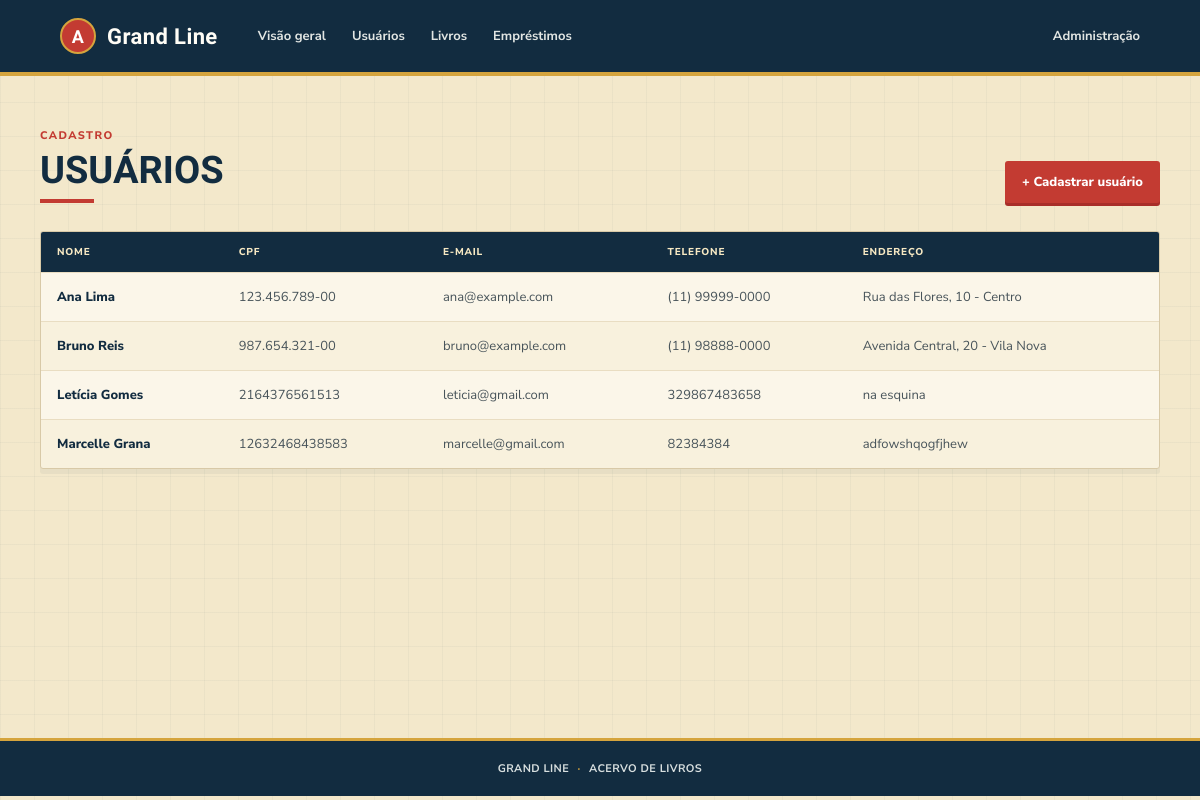
Screenshot of /usuarios/ with the database file from the repository.
### usuarios/models.py (models this page shows, shortened)
class Usuario(models.Model):
	nome = models.CharField('nome', max_length=150)
	cpf = models.CharField('CPF', max_length=14, unique=True)
	email = models.EmailField('e-mail')
	telefone = models.CharField('telefone', max_length=25)
	endereco = models.CharField('endereço', max_length=255)
	class Meta:
		ordering = ['nome']
		verbose_name = 'usuário'
		verbose_name_plural = 'usuários'

### usuarios/views.py (the view)
# urls.py: path('', UsuarioListView.as_view(), name='lista'),
class UsuarioListView(ListView):
	model = Usuario
	template_name = 'usuarios/lista.html'
	context_object_name = 'usuarios'

### templates/usuarios/lista.html (shortened to what this page needs)
{% extends 'base.html' %}
{% block content %}
<section class="page-heading"><div><p class="eyebrow">CADASTRO</p><h1>Usuários</h1></div><a class="button button-primary" href="{% url 'usuarios:novo' %}">+ Cadastrar usuário</a></section>
<div class="table-wrap"><table><thead><tr><th>Nome</th><th>CPF</th><th>E-mail</th><th>Telefone</th><th>Endereço</th></tr></thead><tbody>
{% for usuario in usuarios %}<tr><td class="primary-cell">{{ usuario.nome }}</td><td>{{ usuario.cpf }}</td><td>{{ usuario.email }}</td><td>{{ usuario.telefone }}</td><td>{{ usuario.endereco }}</td></tr>
{% empty %}<tr><td colspan="5" class="empty-state">Nenhum usuário cadastrado.</td></tr>{% endfor %}
</tbody></table></div>
{% endblock %}

### static/css/style.css (style rules this page uses)
:root { color-scheme: light; --ink: #192631; --muted: #63717a; --line: #d8c9a7; --paper: #f3e8cb; --canvas: #fbf6e9; --white: #fffdf6; --navy: #122c40; --navy-soft: #244a60; --red: #c33b32; --red-dark: #a82e29; --gold: #d5a43d; --gold-soft: #f3e4b9; --sea: #3b8190; --sea-soft: #d9ece9; --serif: 'Barlow Condensed', 'Arial Narrow', sans-serif; --sans: 'Nunito Sans', 'Segoe UI', sans-serif; }
* { box-sizing: border-box; }
body { margin: 0; background-color: var(--paper); background-image: linear-gradient(rgba(18, 44, 64, .035) 1px, transparent 1px), linear-gradient(90deg, rgba(18, 44, 64, .035) 1px, transparent 1px); background-size: 34px 34px; color: var(--ink); font-family: var(--sans); font-size: 15px; }
a { color: inherit; text-decoration: none; }
.page-heading, .section-heading { display: flex; align-items: end; justify-content: space-between; gap: 20px; margin-bottom: 28px; }
.eyebrow { margin: 0 0 8px; color: var(--red); font-size: 11px; letter-spacing: 1.4px; font-weight: 800; }
h1, h2 { margin: 0; font-family: var(--serif); font-weight: 700; text-transform: uppercase; }
h1 { font-size: 38px; line-height: 1.05; color: var(--navy); }
.page-heading > div:first-child { position: relative; padding-bottom: 12px; }
.page-heading > div:first-child::after { position: absolute; bottom: 0; left: 0; width: 54px; height: 4px; background: var(--red); content: ''; }
.button { min-height: 42px; padding: 0 16px; display: inline-flex; align-items: center; justify-content: center; border: 1px solid transparent; border-radius: 3px; font: 800 13px var(--sans); cursor: pointer; }
.button-primary { background: var(--red); color: white; box-shadow: 0 3px 0 var(--red-dark); }
.table-wrap { overflow-x: auto; background: var(--canvas); border: 1px solid var(--line); border-radius: 3px; box-shadow: 0 5px 0 rgba(18, 44, 64, .05); }
table { width: 100%; border-collapse: collapse; text-align: left; }
th { padding: 13px 16px; color: #f6e8c2; background: var(--navy); font-size: 10px; text-transform: uppercase; letter-spacing: .8px; font-weight: 800; white-space: nowrap; }
td { padding: 15px 16px; border-top: 1px solid #e9ddc2; color: #48545a; font-size: 13px; vertical-align: middle; }
tbody tr:nth-child(even) { background: rgba(213, 164, 61, .07); }
.primary-cell { color: var(--navy); font-weight: 800; }

### rows the page displays
Usuario: nome "Ana Lima", cpf "123.456.789-00", email "ana@example.com", telefone "(11) 99999-0000", endereco "Rua das Flores, 10 - Centro"
Usuario: nome "Bruno Reis", cpf "987.654.321-00", email "bruno@example.com", telefone "(11) 98888-0000", endereco "Avenida Central, 20 - Vila Nova"
Usuario: nome "Letícia Gomes", cpf "2164376561513", email "leticia@gmail.com", telefone "329867483658", endereco "na esquina"
Usuario: nome "Marcelle Grana", cpf "12632468438583", email "marcelle@gmail.com", telefone "82384384", endereco "adfowshqogfjhew"
